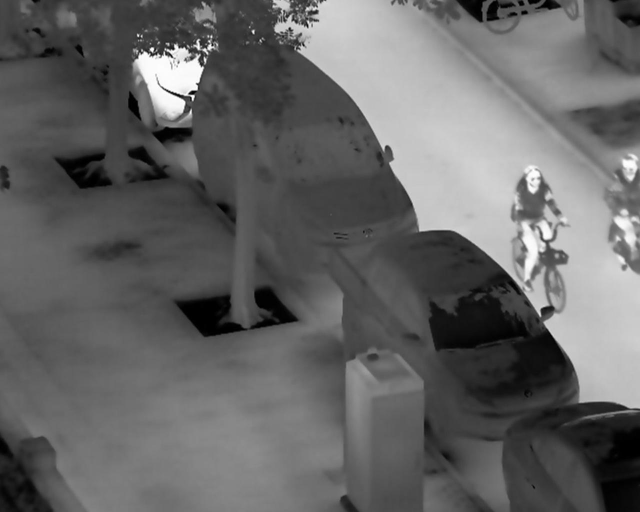
#> input picture FreeFusion/dataset/test/LLVIP/ir/190001.jpg, 1280 x 1024 px (shown at 1/2 size)
$ python -i Evaluator.py   (imports and definitions only)
#> lines starting #> are read from the running program, lines starting #| are printed output that depends on the picture

import numpy as np
import cv2
import sklearn.metrics as skm
from scipy.signal import convolve2d
import math
from skimage.metrics import structural_similarity as ssim

def image_read_cv2(path, mode='RGB'):
#> called with path = '../dataset/test/LLVIP/ir/190001.jpg', mode = 'RGB'
    img_BGR = cv2.imread(path).astype('float32')
#> img_BGR: shape (1024, 1280, 3) float32; min 0, max 255, mean 101.1
    assert mode == 'RGB' or mode == 'GRAY' or mode == 'YCrCb', 'mode error'
    if mode == 'RGB':
        img = cv2.cvtColor(img_BGR, cv2.COLOR_BGR2RGB)
    elif mode == 'GRAY':
        img = np.round(cv2.cvtColor(img_BGR, cv2.COLOR_BGR2GRAY))
    elif mode == 'YCrCb':
        img = cv2.cvtColor(img_BGR, cv2.COLOR_BGR2YCrCb)
    img = cv2.resize(img, (224,224))
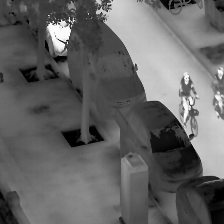
#> img: shape (224, 224, 3) float32; min 0, max 254.8, mean 101.1
    return img

class Evaluator():
    # [285 lines left out: functions input_check, EN, SD, SF, AG, MI and 11 more, not called in this run]

>>> result = image_read_cv2('../dataset/test/LLVIP/ir/190001.jpg')
